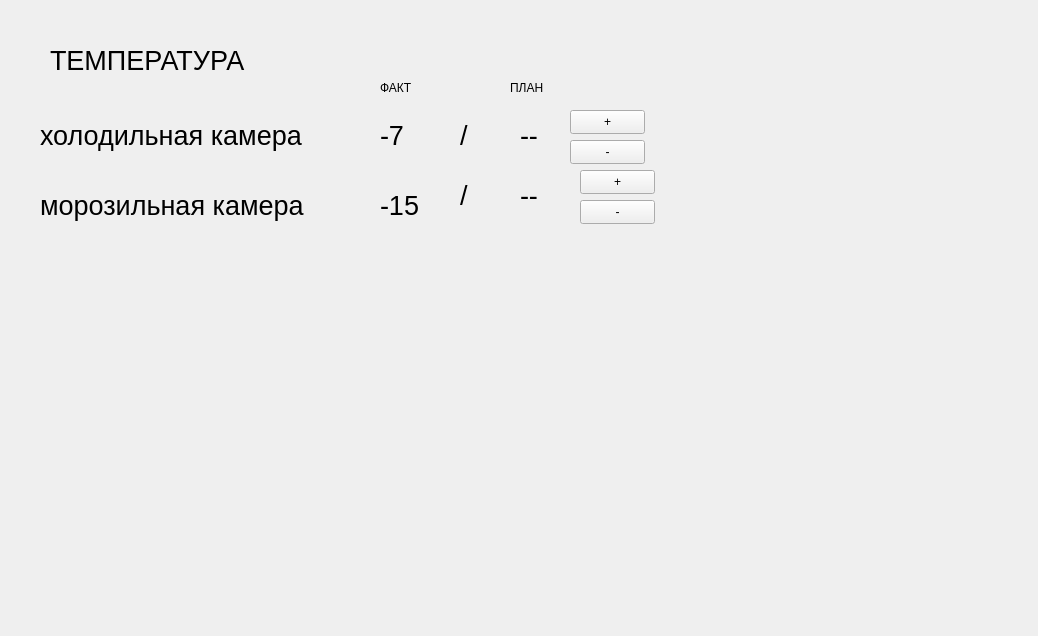
<?xml version="1.0" encoding="UTF-8"?>
<ui version="4.0">
 <class>main_form</class>
 <widget class="QWidget" name="main_form">
  <property name="geometry">
   <rect>
    <x>0</x>
    <y>0</y>
    <width>1038</width>
    <height>636</height>
   </rect>
  </property>
  <property name="windowTitle">
   <string>Умное устройство</string>
  </property>
  <widget class="QLabel" name="label">
   <property name="geometry">
    <rect>
     <x>50</x>
     <y>30</y>
     <width>211</width>
     <height>61</height>
    </rect>
   </property>
   <property name="font">
    <font>
     <pointsize>20</pointsize>
    </font>
   </property>
   <property name="text">
    <string>ТЕМПЕРАТУРА</string>
   </property>
  </widget>
  <widget class="QLabel" name="label_2">
   <property name="geometry">
    <rect>
     <x>40</x>
     <y>100</y>
     <width>291</width>
     <height>71</height>
    </rect>
   </property>
   <property name="font">
    <font>
     <pointsize>20</pointsize>
    </font>
   </property>
   <property name="text">
    <string>холодильная камера</string>
   </property>
  </widget>
  <widget class="QLabel" name="label_3">
   <property name="geometry">
    <rect>
     <x>40</x>
     <y>170</y>
     <width>291</width>
     <height>71</height>
    </rect>
   </property>
   <property name="font">
    <font>
     <pointsize>20</pointsize>
    </font>
   </property>
   <property name="text">
    <string>морозильная камера</string>
   </property>
  </widget>
  <widget class="QLabel" name="label_4">
   <property name="geometry">
    <rect>
     <x>380</x>
     <y>100</y>
     <width>71</width>
     <height>71</height>
    </rect>
   </property>
   <property name="font">
    <font>
     <pointsize>20</pointsize>
    </font>
   </property>
   <property name="text">
    <string>-7</string>
   </property>
  </widget>
  <widget class="QLabel" name="label_5">
   <property name="geometry">
    <rect>
     <x>380</x>
     <y>170</y>
     <width>101</width>
     <height>71</height>
    </rect>
   </property>
   <property name="font">
    <font>
     <pointsize>20</pointsize>
    </font>
   </property>
   <property name="text">
    <string>-15</string>
   </property>
  </widget>
  <widget class="QLabel" name="label_temp_plan_high">
   <property name="geometry">
    <rect>
     <x>520</x>
     <y>100</y>
     <width>81</width>
     <height>71</height>
    </rect>
   </property>
   <property name="font">
    <font>
     <pointsize>20</pointsize>
    </font>
   </property>
   <property name="text">
    <string>--</string>
   </property>
  </widget>
  <widget class="QLabel" name="label_7">
   <property name="geometry">
    <rect>
     <x>460</x>
     <y>100</y>
     <width>71</width>
     <height>71</height>
    </rect>
   </property>
   <property name="font">
    <font>
     <pointsize>20</pointsize>
    </font>
   </property>
   <property name="text">
    <string>/</string>
   </property>
  </widget>
  <widget class="QLabel" name="label_8">
   <property name="geometry">
    <rect>
     <x>460</x>
     <y>160</y>
     <width>71</width>
     <height>71</height>
    </rect>
   </property>
   <property name="font">
    <font>
     <pointsize>20</pointsize>
    </font>
   </property>
   <property name="text">
    <string>/</string>
   </property>
  </widget>
  <widget class="QLabel" name="label_temp_plan_down">
   <property name="geometry">
    <rect>
     <x>520</x>
     <y>160</y>
     <width>81</width>
     <height>71</height>
    </rect>
   </property>
   <property name="font">
    <font>
     <pointsize>20</pointsize>
    </font>
   </property>
   <property name="text">
    <string>--</string>
   </property>
  </widget>
  <widget class="QLabel" name="label_10">
   <property name="geometry">
    <rect>
     <x>380</x>
     <y>80</y>
     <width>49</width>
     <height>16</height>
    </rect>
   </property>
   <property name="text">
    <string>ФАКТ</string>
   </property>
  </widget>
  <widget class="QLabel" name="label_11">
   <property name="geometry">
    <rect>
     <x>510</x>
     <y>80</y>
     <width>49</width>
     <height>16</height>
    </rect>
   </property>
   <property name="text">
    <string>ПЛАН</string>
   </property>
  </widget>
  <widget class="QPushButton" name="pushButton_temp_plan_plus">
   <property name="geometry">
    <rect>
     <x>570</x>
     <y>110</y>
     <width>75</width>
     <height>24</height>
    </rect>
   </property>
   <property name="text">
    <string>+</string>
   </property>
  </widget>
  <widget class="QPushButton" name="pushButton_temp_plan_minus">
   <property name="geometry">
    <rect>
     <x>570</x>
     <y>140</y>
     <width>75</width>
     <height>24</height>
    </rect>
   </property>
   <property name="text">
    <string>-</string>
   </property>
  </widget>
  <widget class="QPushButton" name="pushButton_3">
   <property name="geometry">
    <rect>
     <x>580</x>
     <y>200</y>
     <width>75</width>
     <height>24</height>
    </rect>
   </property>
   <property name="text">
    <string>-</string>
   </property>
  </widget>
  <widget class="QPushButton" name="pushButton_4">
   <property name="geometry">
    <rect>
     <x>580</x>
     <y>170</y>
     <width>75</width>
     <height>24</height>
    </rect>
   </property>
   <property name="text">
    <string>+</string>
   </property>
  </widget>
 </widget>
 <resources/>
 <connections/>
</ui>
